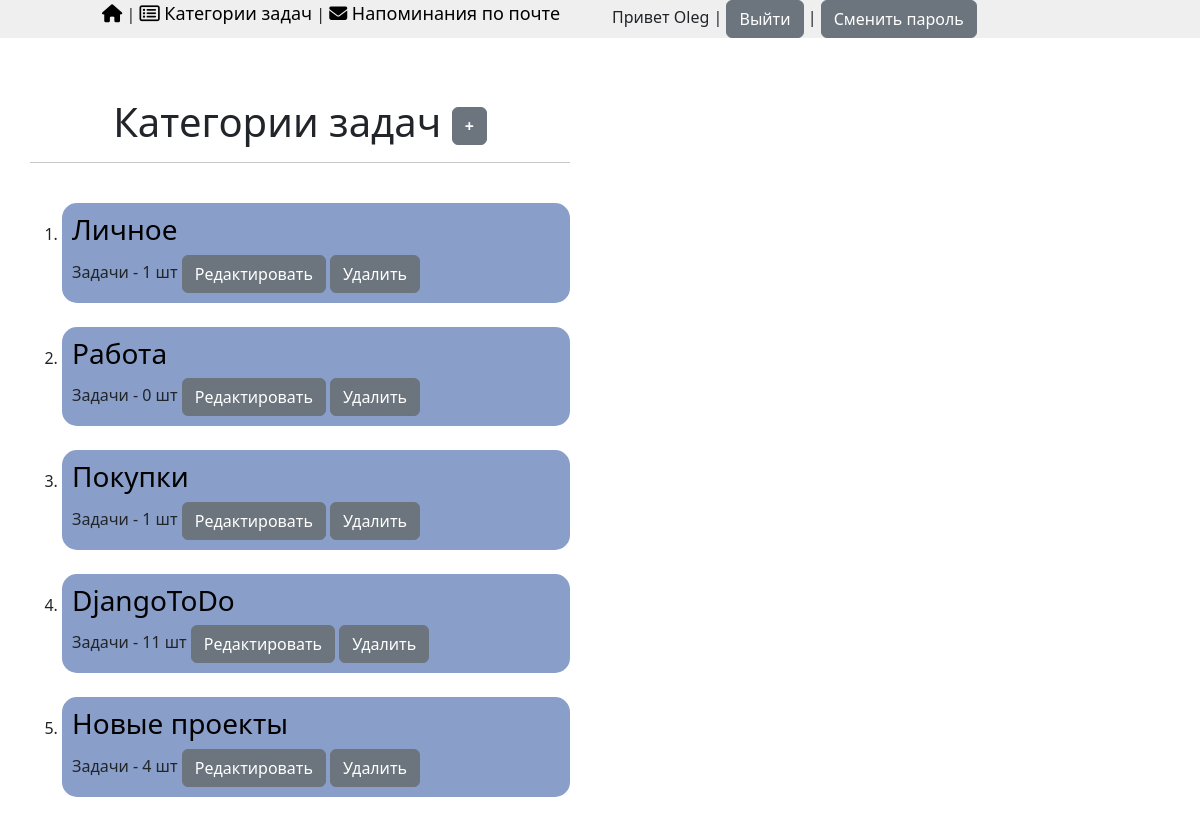
Screenshot of /tasks/categories/ (signed in) with the database file from the repository.
### myapp/models.py (models this page shows, shortened)
class Category(models.Model):
    user = models.ForeignKey(User, on_delete=models.CASCADE, verbose_name='Пользователь')
    name = models.CharField('Имя', max_length=50)
    class Meta:
        verbose_name = 'Категория'
        verbose_name_plural = 'Категории'

### myapp/views.py (the view)
# urls.py: path('categories/', views.list_categories, name='list_categories'),
@login_required
def list_categories(request):
    categories = Category.objects.filter(user=request.user)
    return render(request, 'myapp/task/list_categories.html', {'categories': categories})

### myapp/templates/myapp/task/list_categories.html (shortened to what this page needs)
{% extends "myapp/base.html" %}
{% block content %}
<h1 id="TitleTasks">Категории задач <a class="btn btn-secondary" href="{% url 'create_category' %}"><b>+</b></a></h1><hr>
<ol>
    {% for category in categories %}<br>
    <li id="list">
        <a id="list_category" href="{% url 'tasks_list_by_category' id_category=category.id %}"><h3>{{category.name}}</h3></a>
        Задачи - {{category.tasks.count}} шт
        <a class="btn btn-secondary" href="{% url 'edit_category' id_category=category.id %}">Редактировать</a>
        <a class="btn btn-secondary" href="{% url 'delete_category' id_category=category.id %}">Удалить</a>
    </li>
    {% endfor %}
</ol>
{% endblock %}

### myapp/templates/myapp/base.html (shortened to what this page needs)
{% load static %}
<html lang="ru">
<head>
    <link rel="stylesheet" href="https://cdn.jsdelivr.net/npm/bootstrap@5.2.3/dist/css/bootstrap.min.css">
    <link rel="stylesheet" href="{% static 'myapp/css/task.css' %}">
    <link rel="stylesheet" href="https://use.fontawesome.com/releases/v6.4.0/css/all.css">
</head>
<body>
     <div class="conteiner">
        <div class="row">
            <div class="col-1"></div>
                <div class="col-5"><a  style="text-decoration:none; font-size:18px;" href="{% url 'list' %}"><i class="fa-solid fa-house"></i></a> |
                    <a style="text-decoration:none; font-size:18px;" href="{% url 'list_categories' %}"><i class="fa-regular fa-rectangle-list"></i> Категории задач</a> |
                    <a style="text-decoration:none; font-size:18px;" href="{% url 'send_notifications' %}"><i class="fa-solid fa-envelope"></i> Напоминания по почте</a>
                </div>
            <div class="col-6">
                {% if user.is_authenticated %}
              Привет {{user.username}} | <a class="btn btn-secondary" href="{% url 'logout' %}">Выйти</a> |
              <a class="btn btn-secondary" href="{% url 'password_change' %}">Сменить пароль</a>
              {% else %}
              <a class="btn btn-secondary" href="{% url 'login' %}">Войти</a> |
              <a class="btn btn-secondary" href="{% url 'register'%}">
              Регистрация</a>
              {% endif %}
            </div>
        </div>
     </div>
     <div id="content">
        {% block content %}
        {% endblock %}
     </div>
</body>
</html>

### myapp/static/myapp/css/task.css (style rules this page uses)
#list { padding:10px; background:#899ec9; border-radius:15px }
#TitleTasks { width:100%; text-align:center; }
#content { float:left; width:50%; padding:60px 30px 0px 30px; }
#list_category { text-decoration:none; color:black; }
.conteiner { width:100%; background:#efefef; position: float; }
i,a { color: black; text-decoration: none; transition: transform .2s ease ; }

### rows the page displays
Category: name "Личное", tasks.count "1"
Category: name "Работа", tasks.count "0"
Category: name "Покупки", tasks.count "1"
Category: name "DjangoToDo", tasks.count "11"
Category: name "Новые проекты", tasks.count "4"

### other values shown
{{ user.username }} "Oleg"
